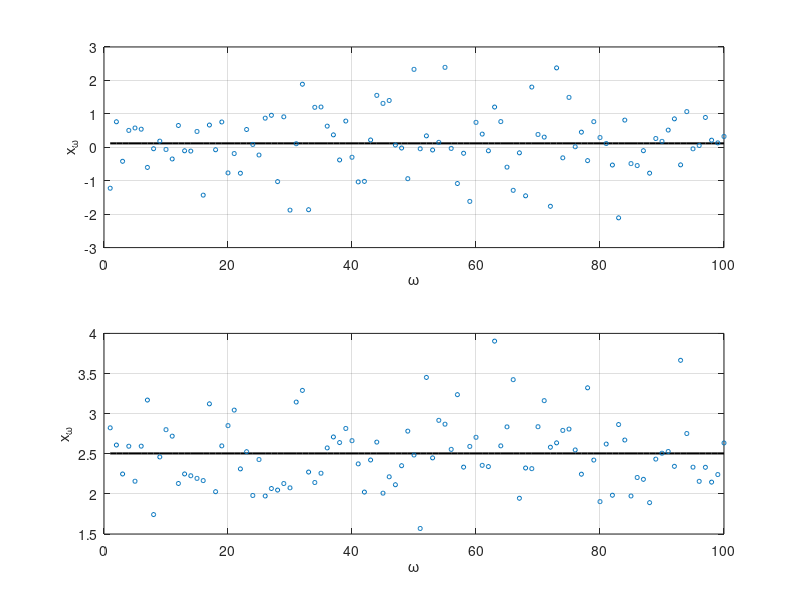

The MATLAB script that drew this image:
% Victor Z
% UW-Madison, 2019
% random and biased samples

clc
clear all
close all hidden

% generate observations for exponential
rng(0)
S = 100;
x = normrnd(0,1,S,1);
xx=1:1:S;

for k=1:S
x2(k) = max(normrnd(0,1,S,1));
end

% generate sample plot
mx=linspace(mean(x),mean(x),S);
mx2=linspace(mean(x2),mean(x2),S);

figure(1)
subplot(2,1,1)
plot(xx,mx,'black','LineWidth',1.5)
hold on
plot(x,'o','MarkerSize',3)
grid on
xlabel('\omega')
ylabel('x_\omega')
subplot(2,1,2)
plot(xx,mx2,'black','LineWidth',1.5)
hold on
plot(xx,x2,'o','MarkerSize',3)
grid on
xlabel('\omega')
ylabel('x_\omega')
print -depsc random_sample.eps